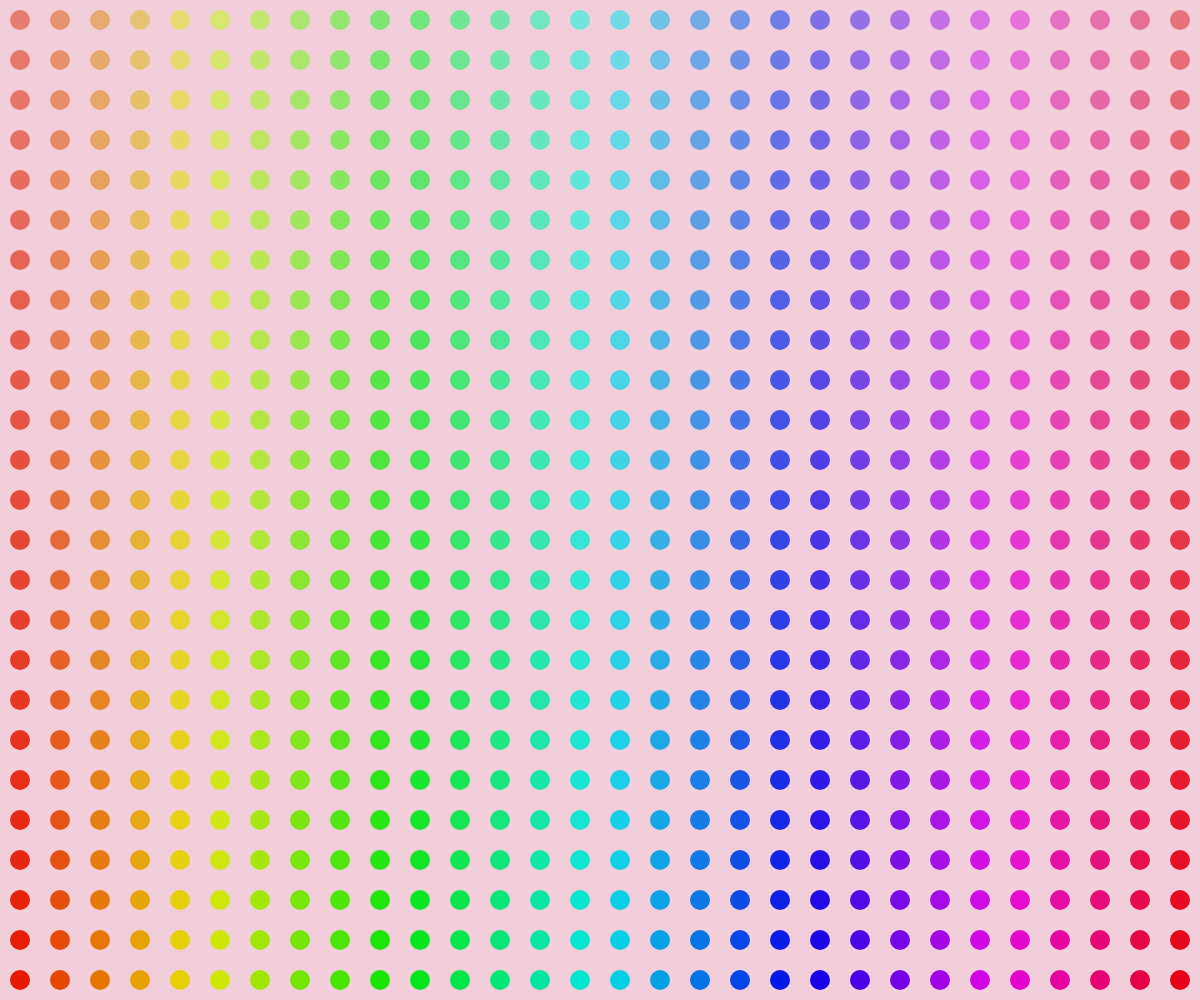
Frame 1 (no input)
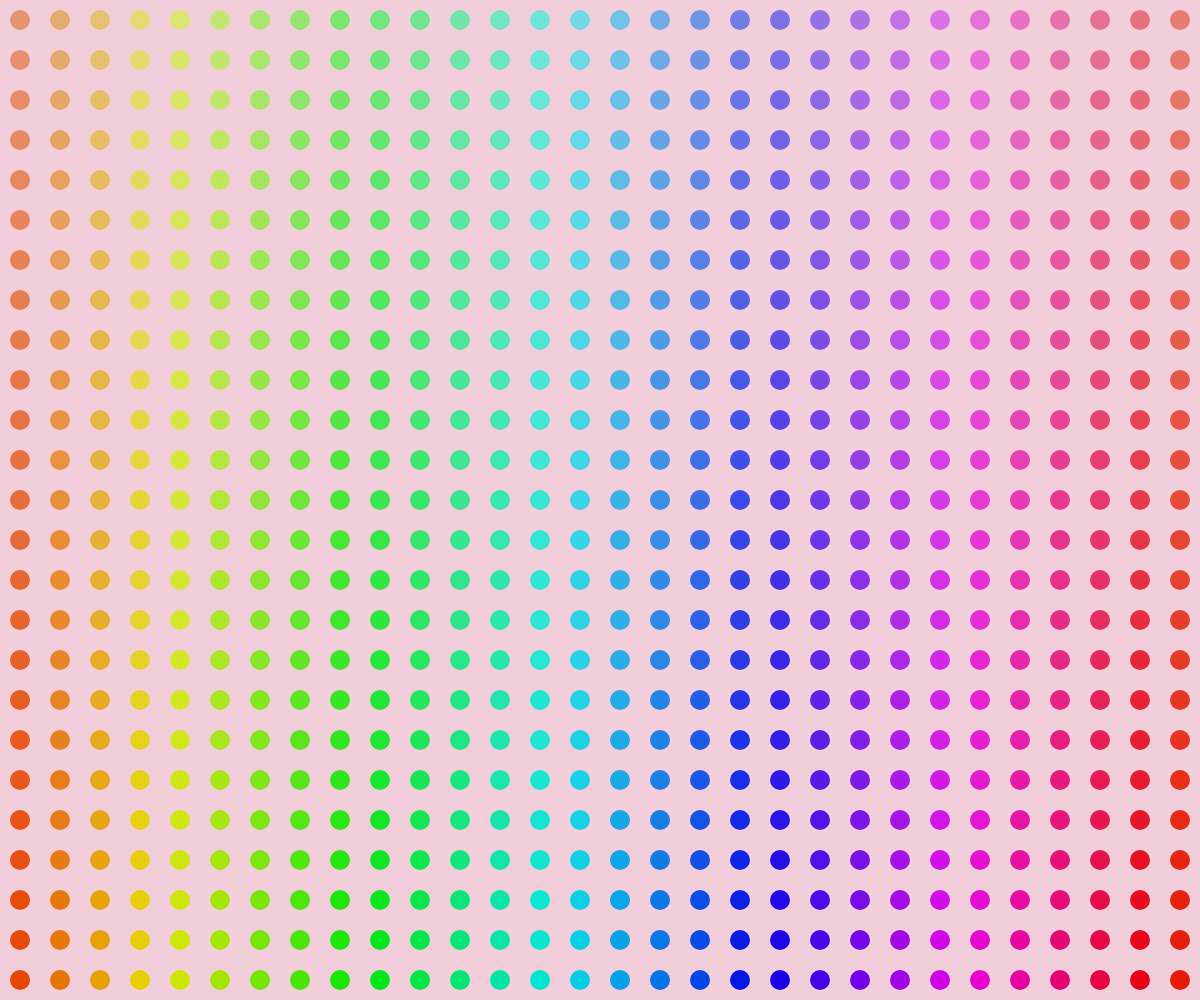
Frame 60 (no input)
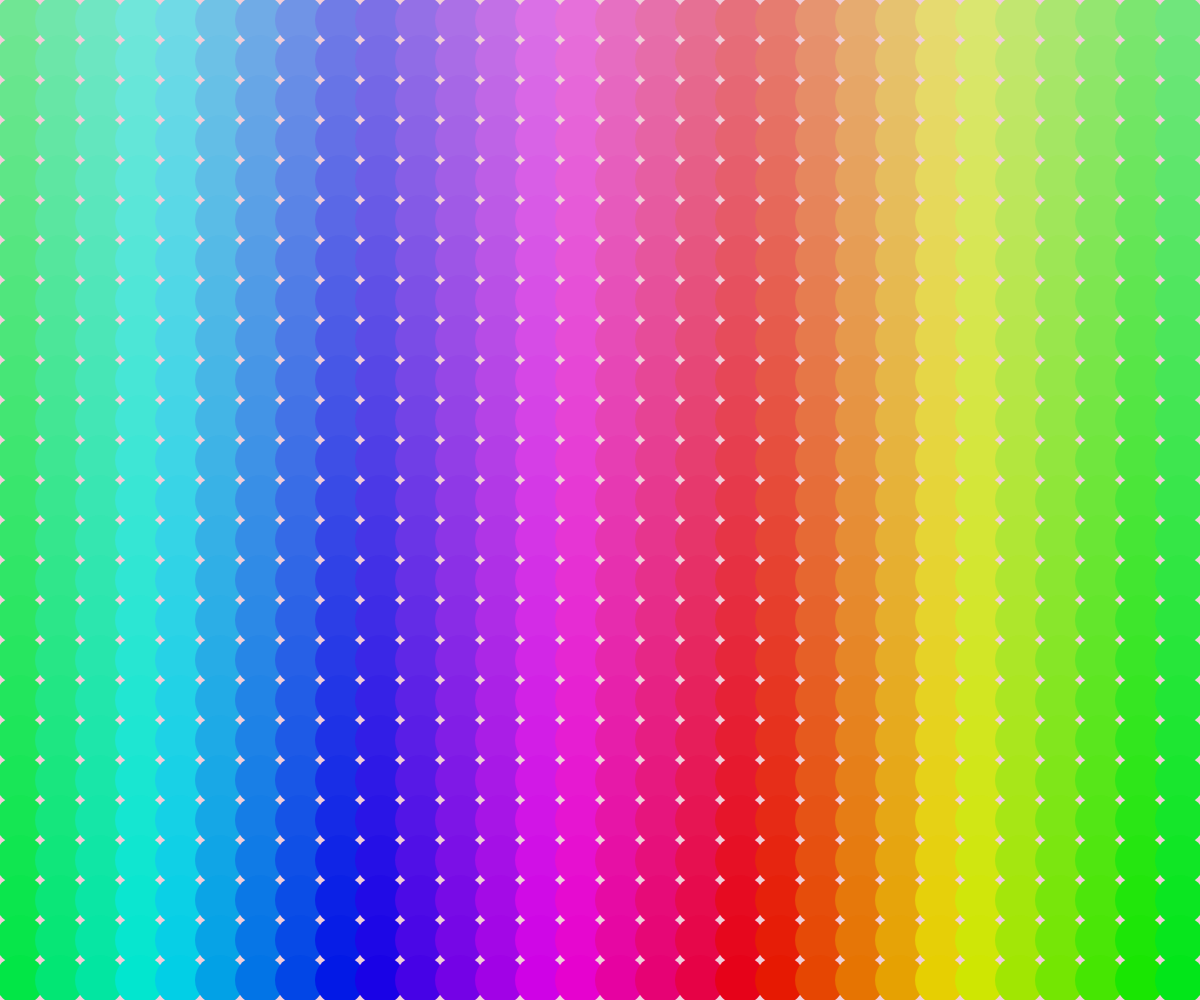
Frame 120 (the mouse pressed at the canvas centre since frame 60)

The p5.js sketch that drew these frames (run headless with seeded random() and noise() and a simulated clock; from frame 60 on, the mouse is pressed at the canvas centre):

// p5.js sketch
// ── sketch.js
function setup() {
  createCanvas(windowWidth, windowHeight);
  // 為了清晰起見，明確設定 HSB 的範圍 (色相, 飽和度, 亮度)
  colorMode(HSB, 360, 100, 100);
}

function draw() {
  // 設定一個柔和的粉色背景
  background(340, 15, 95);

  // 減少間距以產生更多圓
  let step = 40;

  // 根據 mouseX 決定顏色變化的速度
  let speed = map(mouseX, 0, width, 0.2, 2);

  // 使用巢狀迴圈來遍歷整個畫布的網格
  for (let j = step / 2; j < height; j += step) {
    for (let i = step / 2; i < width; i += step) {
      // 顏色會根據位置和時間產生變化
      // 色相會隨著 x 位置和時間變化，產生流動的彩虹效果
      let hue = (map(i, 0, width, 0, 360) + frameCount * speed) % 360;
      // 飽和度會根據 y 位置變化
      let saturation = map(j, 0, height, 50, 100);

      // 根據 mouseY 決定圓的大小，讓它們可以重疊
      let diameter = map(mouseY, 0, height, step * 0.5, step * 2);

      fill(hue, saturation, 90); // 使用計算出的 HSB 顏色
      noStroke(); // 移除圓圈的邊框
      ellipse(i, j, diameter, diameter); // 使用根據滑鼠位置計算出的直徑繪製圓形
    }
  }
}
